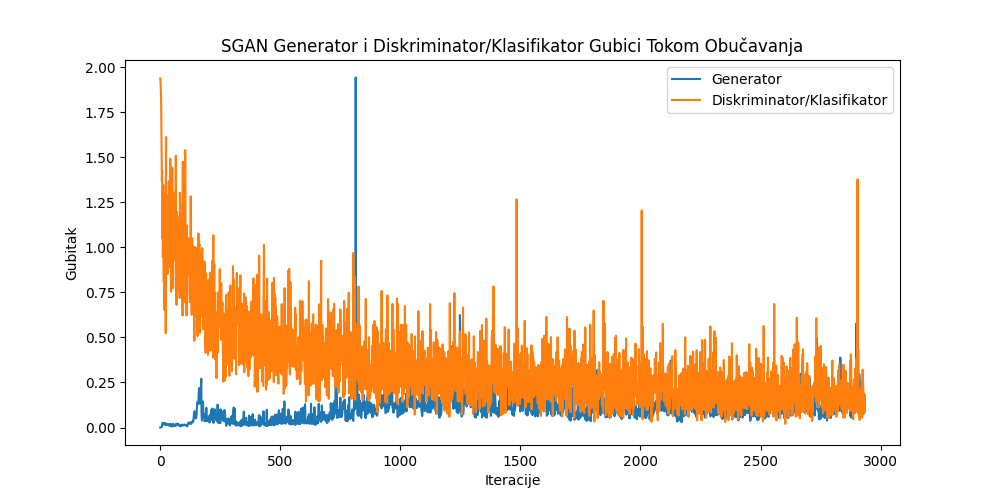

Source code (Python):
import torch
import torch.nn as nn
import torch.optim as optim
import torch.nn.functional as F
import torchvision.transforms as transforms
import torchvision.utils as vutils
from torch.utils.data import DataLoader, Dataset
import matplotlib.pyplot as plt
import numpy as np
import os
from PIL import Image
import random
from sklearn.metrics import accuracy_score, classification_report, confusion_matrix
import seaborn as sns

# Postaviti nasumične seedove za ponovljivost
random.seed(42)
torch.manual_seed(42)
np.random.seed(42)

# Konfiguracija uređaja
# device = torch.device('cuda' if torch.cuda.is_available() else 'cpu')
device = torch.device("mps" if torch.backends.mps.is_available() else "cpu")

print(f"Koristi se uređaj: {device}")

# Transformacije podataka
transform_train = transforms.Compose(
    [
        transforms.Resize((64, 64)),
        transforms.RandomHorizontalFlip(0.5),
        transforms.RandomRotation(10),
        transforms.ToTensor(),
        transforms.Normalize((0.5, 0.5, 0.5), (0.5, 0.5, 0.5)),
    ]
)

transform_test = transforms.Compose(
    [
        transforms.Resize((64, 64)),
        transforms.ToTensor(),
        transforms.Normalize((0.5, 0.5, 0.5), (0.5, 0.5, 0.5)),
    ]
)


class PlantLeafDataset(Dataset):
    """Prilagođeni skup podataka za slike listova biljaka sa labelima"""

    def __init__(self, root_dir, transform=None):
        self.root_dir = root_dir
        self.transform = transform
        self.images = []
        self.labels = []

        self.label_values = []

        is_train = "train" in root_dir

        # Kategorije: 0 = zdrav, 1 = bolestan
        healthy_keywords = ["healthy"]
        disease_keywords = ["blight", "spot", "rust", "mold", "virus", "spot"]

        if os.path.exists(root_dir):
            for class_name in os.listdir(root_dir):
                plant_sort = class_name.split("_")[0].lower()

                class_path = os.path.join(root_dir, class_name)
                if os.path.isdir(class_path):
                    total_files_in_dir = len(os.listdir(class_path))
                    print(f"Files in {class_path}: {total_files_in_dir}")
                    # Odrediti da li je zdrav ili bolestan na osnovu imena klase
                    is_healthy = any(
                        keyword in class_name.lower() for keyword in healthy_keywords
                    )
                    is_diseased = any(
                        keyword in class_name.lower() for keyword in disease_keywords
                    )

                    if is_healthy:
                        label = 0  # zdrav
                    elif is_diseased:
                        label = 1  # bolestan
                    else:
                        continue  # preskočiti nepoznate kategorije

                    for i, img_name in enumerate(os.listdir(class_path)):
                        # process only 1% of images for training
                        if is_train and i > total_files_in_dir // 100:
                            continue
                        if img_name.lower().endswith((".png", ".jpg", ".jpeg")):
                            self.images.append(os.path.join(class_path, img_name))
                            plant_label = f"{plant_sort}_{label}"

                            if plant_label not in self.label_values:
                                self.label_values.append(plant_label)

                            self.labels.append(self.label_values.index(plant_label))

    def __len__(self):
        return len(self.images)

    def __getitem__(self, idx):
        img_path = self.images[idx]
        label = self.labels[idx]

        try:
            image = Image.open(img_path).convert("RGB")
            if self.transform:
                image = self.transform(image)
            return image, label
        except Exception as e:
            print(f"Greška pri učitavanju slike {img_path}: {e}")
            # Vratiti nasumičnu sliku ako učitavanje ne uspe
            return self.__getitem__(random.randint(0, len(self.images) - 1))


class Generator(nn.Module):
    """
    Semi-Supervised GAN Generator koji prati arhitekturu iz rada
    Baziran na poboljšanoj arhitekturi spomenutoj u radu
    """

    def __init__(self, nz=100, ngf=64, nc=3):
        super(Generator, self).__init__()

        # Prati poboljšanu arhitekturu generatora iz rada
        self.main = nn.Sequential(
            nn.Linear(nz, 1024),
            nn.BatchNorm1d(1024),
            nn.ReLU(True),
            nn.Linear(1024, 32 * 32 * 128),
            nn.BatchNorm1d(32 * 32 * 128),
            nn.ReLU(True),
        )

        self.unflatten = nn.Unflatten(1, (128, 32, 32))

        # Konvolucioni transpose slojevi
        self.conv_layers = nn.Sequential(
            # Stanje: 128 x 32 x 32
            nn.ConvTranspose2d(128, 64, kernel_size=4, stride=2, padding=1),
            nn.ReLU(True),
            # Stanje: 64 x 64 x 64
            nn.ConvTranspose2d(64, 32, kernel_size=4, stride=2, padding=1),
            nn.ReLU(True),
            # Stanje: 32 x 128 x 128 -> potrebno smanjiti na 64x64
            nn.ConvTranspose2d(32, 16, kernel_size=1, stride=1, padding=0),
            nn.Conv2d(16, nc, kernel_size=2, stride=1),
            nn.LeakyReLU(0.01, inplace=True),
            nn.MaxPool2d(kernel_size=1, stride=2),
            nn.Tanh(),
            # nn.Flatten(),  # Proveri da li radi
            # Izlaz: nc x 64 x 64
        )

    def forward(self, input):
        x = self.main(input.view(input.size(0), -1))
        x = self.unflatten(x)
        x = self.conv_layers(x)
        return x


class DCDiscriminator(nn.Module):
    """
    Semi-Supervised GAN Diskriminator/Klasifikator (D/C) koji prati rad
    Ova mreža obavlja oba zadatka:
    1. Real/Fake diskriminaciju (adversarial zadatak)
    2. Klasifikaciju bolesti (supervised zadatak)

    Prati arhitekturu iz rada sa NUM_CLASSES + 1 izlaza
    gde dodatna klasa predstavlja "lažne" uzorke
    """

    def __init__(self, num_channels=3, num_classes=1):
        super(DCDiscriminator, self).__init__()
        self.num_classes = num_classes

        # Prati poboljšanu arhitekturu diskriminatora iz rada
        self.features = nn.Sequential(
            # Ulaz: nc x 64 x 64
            nn.Conv2d(num_channels, 128, kernel_size=5, stride=1),
            nn.LeakyReLU(0.01, inplace=True),
            nn.MaxPool2d(kernel_size=2, stride=2),
            # Stanje: 128 x 30 x 30
            nn.Conv2d(128, 64, kernel_size=5, stride=1),
            nn.LeakyReLU(0.01, inplace=True),
            nn.MaxPool2d(kernel_size=2, stride=2),
            # Stanje: 64 x 13 x 13
            nn.Conv2d(64, 32, kernel_size=5, stride=1),
            nn.LeakyReLU(0.01, inplace=True),
            nn.MaxPool2d(kernel_size=2, stride=2),
            # Stanje: 32 x 4 x 4
        )

        # Flatten sloj
        self.flatten = nn.Flatten()

        # Klasifikator glava - izlaz NUM_CLASSES + 1 (dodatna klasa za lažne)
        # diskriminator može da deluje kao klasifikator
        self.classifier = nn.Sequential(
            nn.Linear(32 * 4 * 4, 4 * 4 * 64),
            nn.LeakyReLU(0.01, inplace=True),
            nn.Linear(4 * 4 * 64, num_classes + 1),  # +1 za lažnu klasu
        )

    def forward(self, input):
        features = self.features(input)
        features = self.flatten(features)
        logits = self.classifier(features)
        return logits


def discriminator_loss(logits_real, logits_fake, true_labels, softmax_loss):
    """
    Funkcija gubitka diskriminatora tačno kako je specificirana u radu

    Iz rada:
    def discriminator_loss_for_mcgan(logits_real, logits_fake, true_labels, softmax_loss):
        Inputs:
        - logits_real: PyTorch Variable oblika (N, C) koji daje skorove za prave podatke.
        - logits_fake: PyTorch Variable oblika (N, C) koji daje skorove za lažne podatke.
        - true_labels: PyTorch Variable oblika (N, ) koji daje labele za prave podatke.
        loss = None
        N, C = logits_real.size()
        fake_labels = Variable((torch.zeros(N) + 23).type(dtype).long())
        return softmax_loss(logits_real, true_labels) + softmax_loss(logits_fake, fake_labels)

    Gubitak diskriminatora sadrži zbir dve softmax funkcije:
    1. Jedna smanjuje negativnu log verovatnoću u odnosu na date labele pravih podataka
    2. Druga smanjuje negativnu log verovatnoću u odnosu na lažne labele lažnih podataka
    """
    N, C = logits_real.size()

    # Kreirati lažne labele tačno kao u radu: Variable((torch.zeros(N) + 23).type(dtype).long())
    # U radu, 23 je bio indeks za lažnu klasu (imali su 57 pravih klasa + 1 lažna = 58 ukupno)
    # U našem slučaju, koristimo C-1 kao indeks lažne klase (poslednja klasa)
    fake_labels = (torch.zeros(N, device=logits_real.device) + (C + 1)).long()

    # Vratiti zbir dve softmax funkcije kako je specificirano u radu
    return softmax_loss(logits_real, true_labels) + softmax_loss(
        logits_fake, fake_labels
    )


def generator_loss(logits_fake, num_classes):
    """
    Funkcija gubitka generatora
    Generator želi da diskriminator klasifikuje lažne slike kao prave klase (ne kao lažnu klasu)
    Cilj generatora je da prevari diskriminatora - tj da za lazne podatke
    diskriminator vrati da su pravi

    Args:
        logits_fake: PyTorch Variable oblika (N, C+1) koji daje skorove za lažne podatke
        num_classes: Broj pravih klasa

    Returns:
        Gubitak generatora
    """
    N = logits_fake.size(0)

    # Generator želi da lažne slike budu klasifikovane kao bilo koja prava klasa (ne lažna)
    # Koristićemo uniformnu distribuciju preko pravih klasa
    # Ovo maksimizuje negativnu log verovatnoću kako je spomenuto u radu

    # Kreirati uniformnu ciljnu distribuciju preko pravih klasa
    target_probs = torch.ones(N, num_classes, device=logits_fake.device) / num_classes

    # Dobiti verovatnoće samo za prave klase (isključiti lažnu klasu)
    real_class_logits = logits_fake[:, :num_classes]
    real_class_probs = F.softmax(real_class_logits, dim=1)

    # KL divergence gubitak da podstiče uniformnu distribuciju preko pravih klasa
    loss = F.kl_div(
        F.log_softmax(real_class_logits, dim=1), target_probs, reduction="batchmean"
    )

    return loss


def train_model(num_epochs=1, lr=0.0001, noise_dim=100):
    """
    Obučiti Semi-Supervised GAN prateći Algoritam  iz rada
    """
    dataset = PlantLeafDataset("data/train", transform=transform_train)
    num_classes = len(dataset.label_values)
    batch_size = 32
    train_loader = DataLoader(dataset, batch_size=batch_size, shuffle=True)

    generator = Generator().to(device)
    discriminator = DCDiscriminator(num_channels=3, num_classes=num_classes).to(device)

    # Optimizatori - koristi learning rate iz rada (1e-5 spomenuto za ResNet baseline)
    optimizerDC = optim.Adam(discriminator.parameters(), lr=lr, betas=(0.5, 0.999))
    optimizerG = optim.Adam(generator.parameters(), lr=lr, betas=(0.5, 0.999))

    # Liste za praćenje napretka
    G_losses = []
    DC_losses = []

    print("Počinje GAN petlja obučavanja...")
    print(f"Obučavanje za {num_epochs} epoha sa learning rate {lr}")

    for epoch in range(num_epochs):
        for i, (real_data, real_labels) in enumerate(train_loader):
            batch_size = real_data.size(0)

            ############################
            # (1) Ažurirati DC Discriminator mrežu:
            #  minimizovati DC funkciju gubitka
            ###########################
            discriminator.zero_grad()
            # Pravi podaci
            real_data = real_data.to(device)
            real_labels = real_labels.to(device)

            # Forward pass kroz DC sa pravim podacima
            logits_real = discriminator(real_data)

            # Generisati lažne podatke
            noise = torch.randn(batch_size, noise_dim, device=device)
            fake_data = generator(noise)

            # Forward pass kroz DC sa lažnim podacima
            # ali bez da "ucimo" generator
            logits_fake = discriminator(fake_data.detach())

            # Izračunati DC gubitak koristeći tačnu funkciju iz rada
            softmax_loss = nn.CrossEntropyLoss()
            dc_loss = discriminator_loss(
                logits_real, logits_fake, real_labels, softmax_loss
            )
            dc_loss.backward()
            optimizerDC.step()

            ############################
            # (2) Ažurirati Generator mrežu: maksimizovati log(Discriminator(G(z))) za prave klase
            ###########################
            generator.zero_grad()

            # Generisati nove lažne podatke za ažuriranje generatora
            noise = torch.randn(batch_size, noise_dim, device=device)
            fake_data = generator(noise)

            # Forward pass kroz DC sa novim lažnim podacima
            # ali ovog puta ne detachujemo, jer koeficijenti treba da se
            # azuriraju
            logits_fake_for_generator = discriminator(fake_data)

            # Izračunati gubitak generatora
            g_loss = generator_loss(logits_fake_for_generator, num_classes)
            g_loss.backward()
            optimizerG.step()

            # Ispisati statistike obučavanja
            if i % 50 == 0:
                print(
                    f"[{epoch}/{num_epochs}][{i}/{len(train_loader)}] "
                    f"Loss_DC: {dc_loss.item():.4f} Loss_G: {g_loss.item():.4f}"
                )

            # Sačuvati gubitke za crtanje
            G_losses.append(g_loss.item())
            DC_losses.append(dc_loss.item())

    return generator, discriminator, G_losses, DC_losses


def plot_training_losses(G_losses, DC_losses):
    """Plotovati gubitke obučavanja"""
    plt.figure(figsize=(10, 5))
    plt.title("SGAN Generator i Diskriminator/Klasifikator Gubici Tokom Obučavanja")
    plt.plot(G_losses, label="Generator")
    plt.plot(DC_losses, label="Diskriminator/Klasifikator")
    plt.xlabel("Iteracije")
    plt.ylabel("Gubitak")
    plt.legend()
    plt.savefig('semisupervised_plant_classification.png')
    plt.show()


def save_model(model, name):
    torch.save(model.state_dict(), f"{name}.pth")


def load_discriminator(name, num_channels, num_classes):
    discriminator = DCDiscriminator(num_channels=num_channels, num_classes=num_classes).to(device)
    discriminator.load_state_dict(torch.load(f"{name}.pth"))
    return discriminator


def evaluate_discriminator(name):
    """
    Evaluirati SGAN diskriminator/klasifikator na pravim test podacima
    Evaluirati samo prave klase (isključiti lažnu klasu)
    """

    test_dataset = PlantLeafDataset("data/test", transform=transform_test)
    num_classes = len(test_dataset.label_values)
    test_loader = DataLoader(test_dataset)
    discriminator = load_discriminator(name, num_channels=3, num_classes=num_classes)

    discriminator.eval()
    all_predictions = []
    all_labels = []

    with torch.no_grad():
        for images, labels in test_loader:
            images, labels = images.to(device), labels.to(device)
            logits = discriminator(images)

            # Razmotriti samo prave klase (prvih num_classes izlaza)
            real_class_logits = logits[:, :num_classes]
            _, predicted = torch.max(real_class_logits, 1)

            all_predictions.extend(predicted.cpu().numpy())
            all_labels.extend(labels.cpu().numpy())

    # Izračunati metrike
    accuracy = accuracy_score(all_labels, all_predictions)

    print(
        f"\nTačnost SGAN Klasifikatora na test skupu: {accuracy:.4f} ({accuracy*100:.2f}%)"
    )

    # Detaljan izveštaj klasifikacije
    class_names = test_dataset.label_values
    print("\nDetaljan Izveštaj Klasifikacije:")
    print(classification_report(all_labels, all_predictions, target_names=class_names))

    # Matrica konfuzije
    cm = confusion_matrix(all_labels, all_predictions)

    # Plotovati matricu konfuzije
    plt.figure(figsize=(8, 6))
    sns.heatmap(
        cm,
        annot=True,
        fmt="d",
        cmap="Blues",
        xticklabels=class_names,
        yticklabels=class_names,
    )
    plt.title("SGAN Klasifikator - Matrica Konfuzije")
    plt.ylabel("Prava Klasa")
    plt.xlabel("Predviđena Klasa")
    plt.savefig("semisupervised_plant_classification_confusion_matrix.png", dpi=150, bbox_inches="tight")
    plt.show()

    return accuracy, all_predictions, all_labels


def train_and_save_model():
    generator, discriminator, G_losses, DC_losses = train_model(num_epochs=5)
    save_model(discriminator, "dc_discriminator")    
    plot_training_losses(G_losses, DC_losses)


if __name__ == "__main__":
    train_and_save_model()
    evaluate_discriminator("dc_discriminator")
